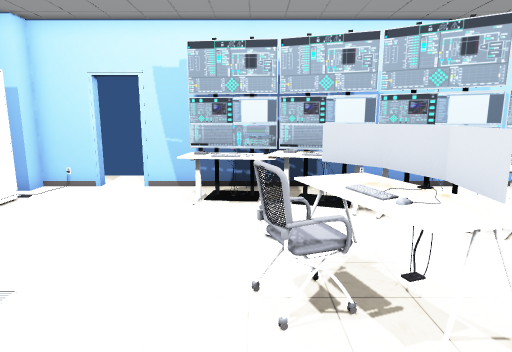
View 1 (above)

21 first-person views from a walk through a scene from a Unity 3-D project. The camera is 1.3 m above the floor, tilts 10° down and sees 75° across. Doors are open. The floor is counted in squares, 0.5 m on a side. Each view is taken from the middle of a square. On the plan, view 1 faces up. The plan holds only what a view shows up to about 20 squares ahead; the rest is blank. The player is left out. Some animated figures are left out. Some surface patterns are stand-ins.

View 2
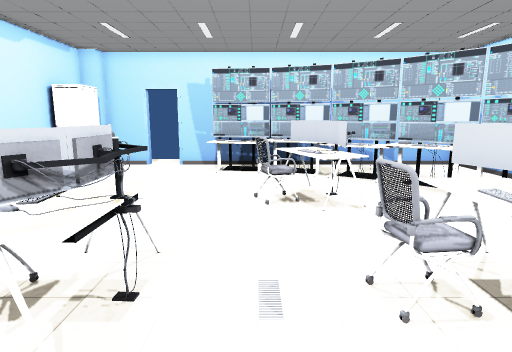

View 3
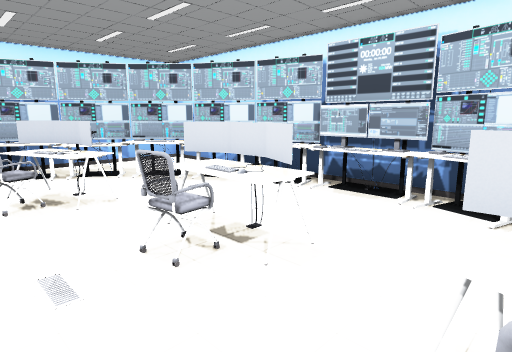

View 4
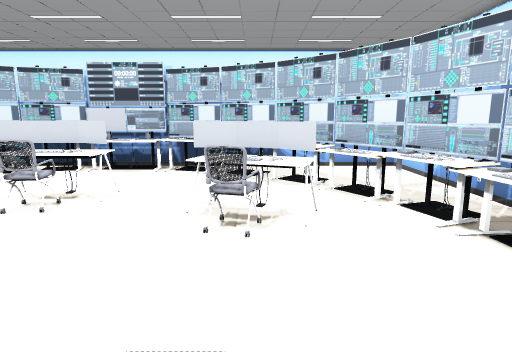

View 5
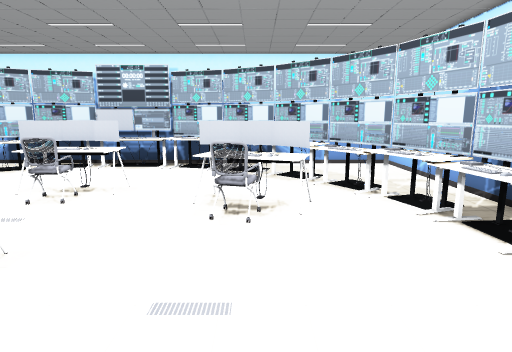

View 6
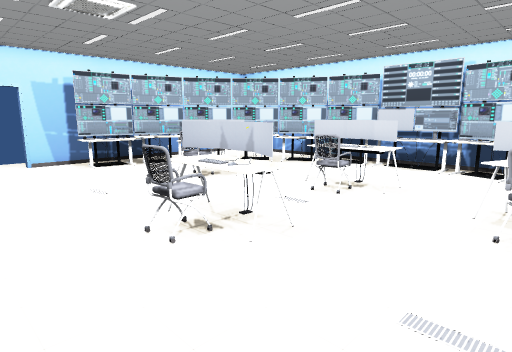

View 7
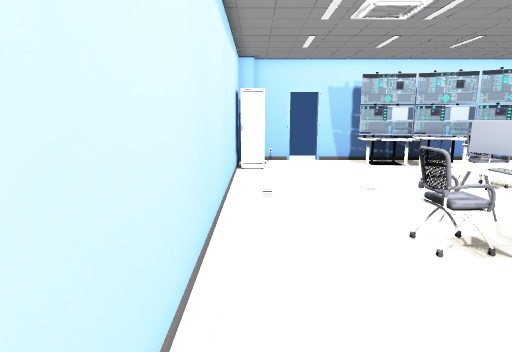

View 8
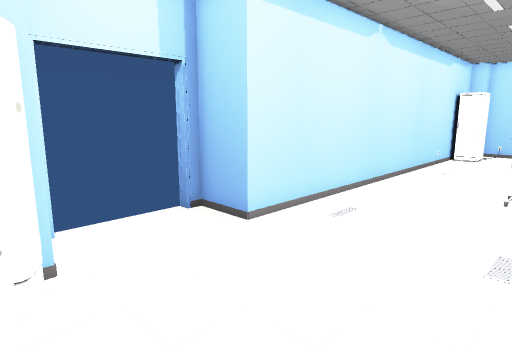

View 9
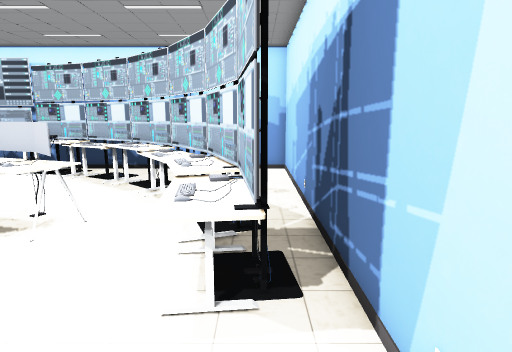

View 10
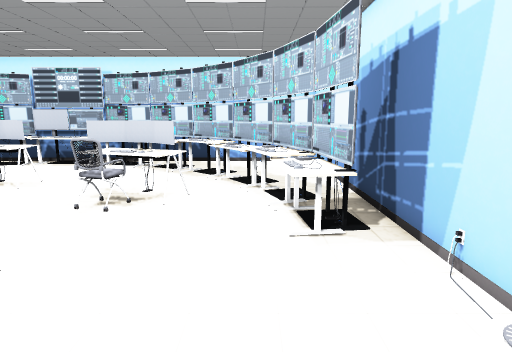

View 11
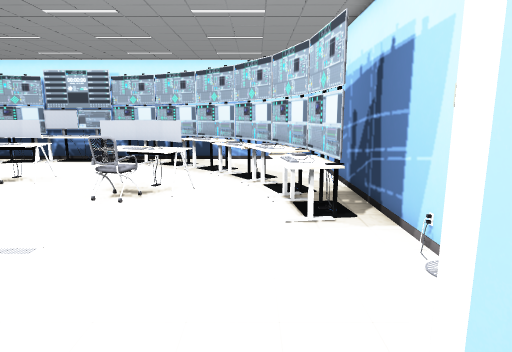

View 12
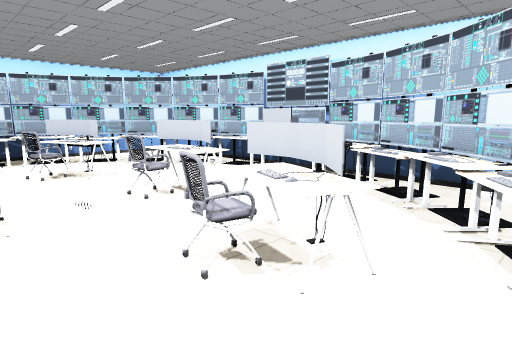

View 13
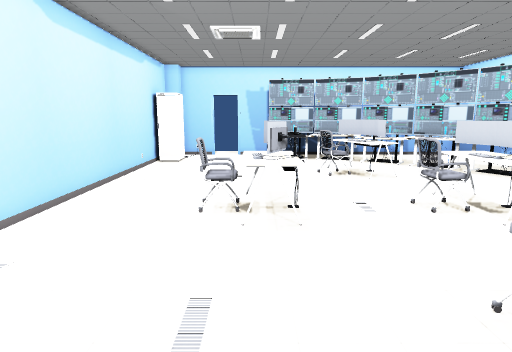

View 14
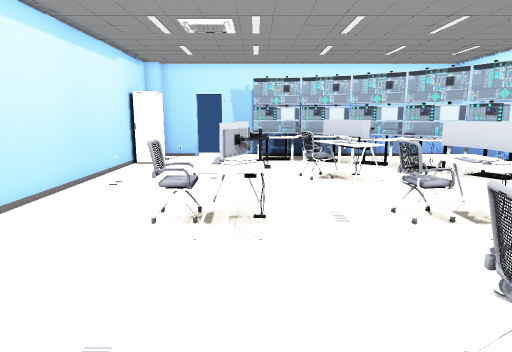

View 15
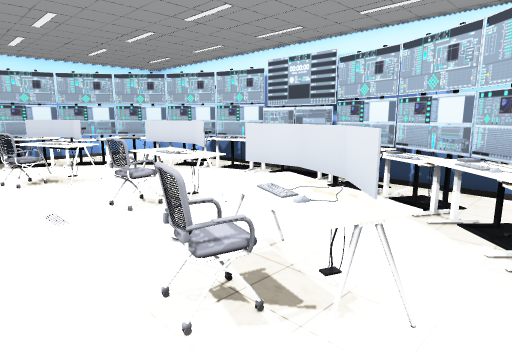

View 16
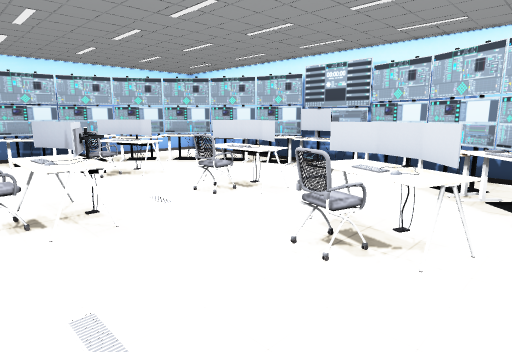

View 17
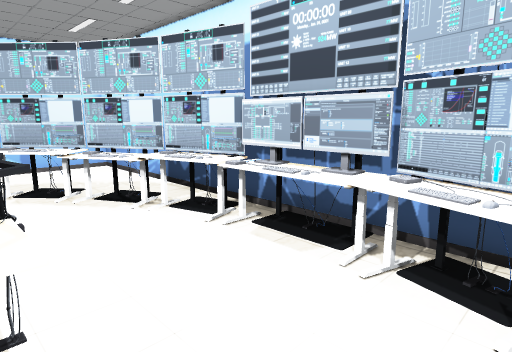

View 18
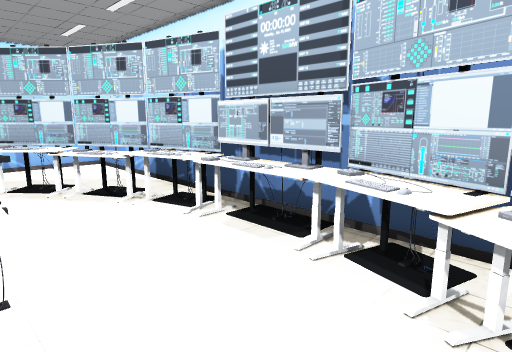

View 19
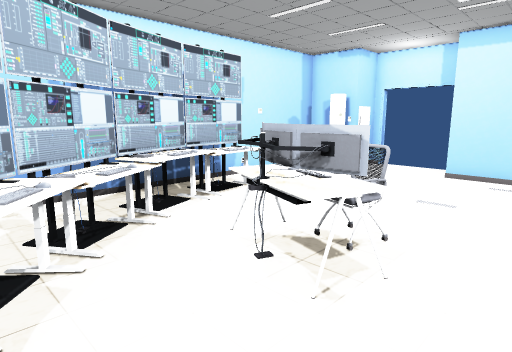

View 20
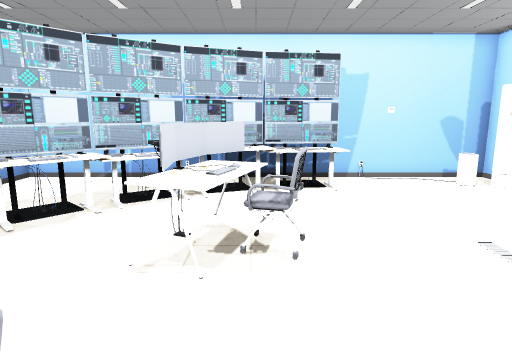

View 21
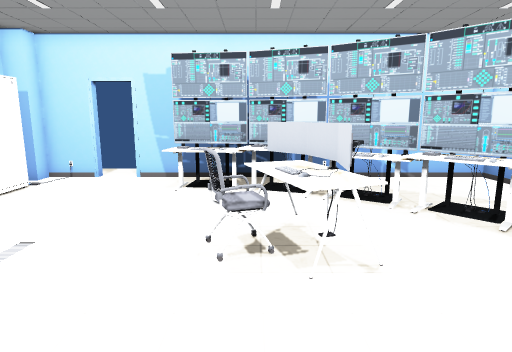

### Floor plan
Key: @ floor where view 1 was taken; # wall or solid block; . floor; D open door; = window, fence, low wall or low ledge; O other object.
Columns run from 11 left of view 1 to 11 right of it. Each row starts with its distance up from view 1.
 14      ...
 13    ##DD##############
 12   ##  .      #       ##
 11   #......OOO #........#
 10   #O.....OOOOOOO......#
  9   #O.......OOOOOO.....#
  8   #...........OOOO#...#
  7   #..........O..OOO...#
  6   #.........OOO..OOO..#
  5   #........OOOO...OO#.#
  4   #........OOOO...OOO.#
  3   #..........O#....OOO#
  2   #................OOO#
  1   #.................OO#
  0   #.....OO.@..OOO...OO#
 -1   #...#OOO...OOOO...OO#
 -2   #...##OO...#OOO...OO#
 -3   #.....OO....OOO...OO#
 -4   #.................OO#
 -5   #................OOO#
 -6   #..........O#....OOO#
 -7   #........OOOO...OOO.#
 -8 ###........OOOO...OO#.#
 -9 D...........OOO..OOO..#
-10 D............O..OOO...#
-11 D.............OOOO#...#
-12 D..........OOOOOO.....#
-13 ####=....OOOOOOO......#
-14   ##=....OOOOO........#
-15    ##  .  ............#
-16     ###################

Positions as (right, up) in squares from view 1, and headings:
1: (0, 0), facing up
2: (0, -6), facing up
3: (-1, -7), facing up-right
4: (-7, -8), facing right
5: (-8, -8), facing right
6: (-8, -8), facing up-right
7: (-8, -8), facing up
8: (-3, -14), facing up-left
9: (-6, -14), facing right
10: (-9, -12), facing right
11: (-10, -12), facing right
12: (-3, -12), facing up-right
13: (-3, -11), facing up
14: (-2, -10), facing up
15: (-2, -11), facing up-right
16: (-5, -11), facing up-right
17: (4, -6), facing up-right
18: (4, -7), facing up-right
19: (7, -4), facing down-left
20: (1, -1), facing down
21: (1, -2), facing up
